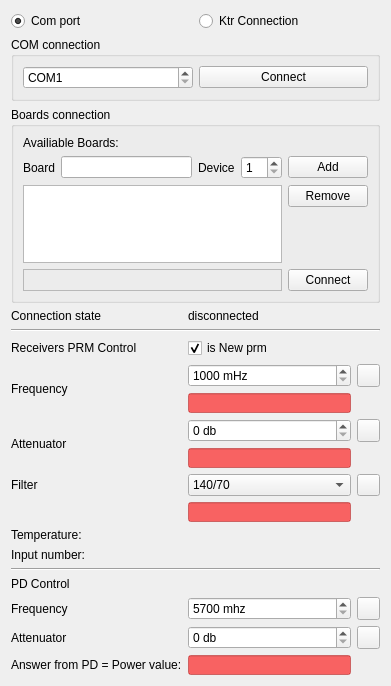
<?xml version="1.0" encoding="UTF-8"?>
<ui version="4.0">
 <class>ComReceiverView</class>
 <widget class="QWidget" name="ComReceiverView">
  <property name="geometry">
   <rect>
    <x>0</x>
    <y>0</y>
    <width>391</width>
    <height>686</height>
   </rect>
  </property>
  <property name="windowTitle">
   <string>Remote Receiver&amp;Tranceiver</string>
  </property>
  <layout class="QGridLayout" name="gridLayout">
   <item row="17" column="1">
    <widget class="QLabel" name="lblTempVal">
     <property name="text">
      <string/>
     </property>
    </widget>
   </item>
   <item row="17" column="0">
    <widget class="QLabel" name="lblTemp">
     <property name="text">
      <string>Temperature:</string>
     </property>
    </widget>
   </item>
   <item row="10" column="1">
    <layout class="QVBoxLayout" name="verticalLayoutFreq"/>
   </item>
   <item row="4" column="0" colspan="3">
    <widget class="QGroupBox" name="groupBoxAddBoard">
     <property name="title">
      <string>Boards connection</string>
     </property>
     <layout class="QGridLayout" name="gridLayout_9">
      <item row="1" column="1">
       <widget class="QLineEdit" name="addBoardLe"/>
      </item>
      <item row="0" column="0" colspan="2">
       <widget class="QLabel" name="label">
        <property name="text">
         <string>Availiable Boards:</string>
        </property>
       </widget>
      </item>
      <item row="2" column="4">
       <layout class="QVBoxLayout" name="verticalLayout_2">
        <item>
         <widget class="QPushButton" name="removeBoardPb">
          <property name="text">
           <string>Remove</string>
          </property>
         </widget>
        </item>
        <item>
         <spacer name="verticalSpacer_5">
          <property name="orientation">
           <enum>Qt::Vertical</enum>
          </property>
          <property name="sizeHint" stdset="0">
           <size>
            <width>20</width>
            <height>40</height>
           </size>
          </property>
         </spacer>
        </item>
       </layout>
      </item>
      <item row="1" column="4">
       <widget class="QPushButton" name="addBoardPb">
        <property name="text">
         <string>Add</string>
        </property>
       </widget>
      </item>
      <item row="3" column="4">
       <widget class="QPushButton" name="pbKtrConnect">
        <property name="text">
         <string>Connect</string>
        </property>
        <property name="checkable">
         <bool>true</bool>
        </property>
       </widget>
      </item>
      <item row="1" column="0">
       <widget class="QLabel" name="label_10">
        <property name="text">
         <string>Board</string>
        </property>
       </widget>
      </item>
      <item row="1" column="3">
       <widget class="QSpinBox" name="sbDevice">
        <property name="minimum">
         <number>1</number>
        </property>
        <property name="maximum">
         <number>12</number>
        </property>
       </widget>
      </item>
      <item row="1" column="2">
       <widget class="QLabel" name="label_11">
        <property name="text">
         <string>Device</string>
        </property>
       </widget>
      </item>
      <item row="2" column="0" colspan="4">
       <widget class="QListWidget" name="addBoardListWidget">
        <property name="sizePolicy">
         <sizepolicy hsizetype="Expanding" vsizetype="Maximum">
          <horstretch>0</horstretch>
          <verstretch>0</verstretch>
         </sizepolicy>
        </property>
        <property name="maximumSize">
         <size>
          <width>16777215</width>
          <height>100</height>
         </size>
        </property>
       </widget>
      </item>
      <item row="3" column="0" colspan="4">
       <widget class="IpAddressControl" name="ktrIpFrame">
        <property name="frameShape">
         <enum>QFrame::StyledPanel</enum>
        </property>
        <property name="frameShadow">
         <enum>QFrame::Raised</enum>
        </property>
       </widget>
      </item>
     </layout>
    </widget>
   </item>
   <item row="3" column="0" colspan="3">
    <widget class="QGroupBox" name="groupBoxCom">
     <property name="title">
      <string>COM connection</string>
     </property>
     <layout class="QGridLayout" name="gridLayout_2">
      <item row="0" column="0">
       <widget class="QSpinBox" name="sbComPort">
        <property name="suffix">
         <string/>
        </property>
        <property name="prefix">
         <string>COM</string>
        </property>
        <property name="minimum">
         <number>1</number>
        </property>
        <property name="maximum">
         <number>65535</number>
        </property>
       </widget>
      </item>
      <item row="0" column="1">
       <widget class="QPushButton" name="pbComConnect">
        <property name="text">
         <string>Connect</string>
        </property>
        <property name="checkable">
         <bool>true</bool>
        </property>
       </widget>
      </item>
     </layout>
    </widget>
   </item>
   <item row="16" column="1">
    <layout class="QVBoxLayout" name="verticalLayoutFilter"/>
   </item>
   <item row="13" column="1">
    <layout class="QVBoxLayout" name="verticalLayoutAtt"/>
   </item>
   <item row="23" column="0">
    <widget class="QLabel" name="label_12">
     <property name="text">
      <string>Answer from PD = Power value:</string>
     </property>
    </widget>
   </item>
   <item row="22" column="1">
    <widget class="QSpinBox" name="pdAtt">
     <property name="suffix">
      <string> db</string>
     </property>
     <property name="maximum">
      <number>60</number>
     </property>
    </widget>
   </item>
   <item row="14" column="2">
    <widget class="QPushButton" name="pbUpPrmFilter">
     <property name="sizePolicy">
      <sizepolicy hsizetype="Fixed" vsizetype="Fixed">
       <horstretch>0</horstretch>
       <verstretch>0</verstretch>
      </sizepolicy>
     </property>
     <property name="maximumSize">
      <size>
       <width>23</width>
       <height>23</height>
      </size>
     </property>
     <property name="text">
      <string/>
     </property>
     <property name="icon">
      <iconset resource="../../app/rc.qrc">
       <normaloff>:/images/ActionsListAdd.png</normaloff>:/images/ActionsListAdd.png</iconset>
     </property>
    </widget>
   </item>
   <item row="11" column="2">
    <widget class="QPushButton" name="pbUpPrmAtt">
     <property name="sizePolicy">
      <sizepolicy hsizetype="Fixed" vsizetype="Fixed">
       <horstretch>0</horstretch>
       <verstretch>0</verstretch>
      </sizepolicy>
     </property>
     <property name="maximumSize">
      <size>
       <width>23</width>
       <height>23</height>
      </size>
     </property>
     <property name="text">
      <string/>
     </property>
     <property name="icon">
      <iconset resource="../../app/rc.qrc">
       <normaloff>:/images/ActionsListAdd.png</normaloff>:/images/ActionsListAdd.png</iconset>
     </property>
    </widget>
   </item>
   <item row="6" column="0" colspan="3">
    <widget class="Line" name="line">
     <property name="orientation">
      <enum>Qt::Horizontal</enum>
     </property>
    </widget>
   </item>
   <item row="12" column="1">
    <widget class="QLineEdit" name="leAnswerAtt">
     <property name="enabled">
      <bool>true</bool>
     </property>
     <property name="maximumSize">
      <size>
       <width>170</width>
       <height>20</height>
      </size>
     </property>
     <property name="styleSheet">
      <string notr="true">background-color: rgba(255, 0, 0, 150);
font: 75 10pt &quot;MS Shell Dlg 2&quot;;</string>
     </property>
     <property name="alignment">
      <set>Qt::AlignCenter</set>
     </property>
    </widget>
   </item>
   <item row="14" column="1">
    <widget class="QComboBox" name="prmFilter">
     <item>
      <property name="text">
       <string>140/70</string>
      </property>
     </item>
     <item>
      <property name="text">
       <string>140/30</string>
      </property>
     </item>
     <item>
      <property name="text">
       <string>140/18</string>
      </property>
     </item>
    </widget>
   </item>
   <item row="5" column="0">
    <widget class="QLabel" name="label_9">
     <property name="text">
      <string>Connection state</string>
     </property>
    </widget>
   </item>
   <item row="11" column="1">
    <widget class="QSpinBox" name="prmAtt">
     <property name="suffix">
      <string> db</string>
     </property>
     <property name="maximum">
      <number>60</number>
     </property>
    </widget>
   </item>
   <item row="5" column="1">
    <widget class="QLabel" name="lblConnectState">
     <property name="text">
      <string>disconnected</string>
     </property>
    </widget>
   </item>
   <item row="9" column="1">
    <widget class="QLineEdit" name="leAnswerFreq">
     <property name="enabled">
      <bool>true</bool>
     </property>
     <property name="maximumSize">
      <size>
       <width>170</width>
       <height>20</height>
      </size>
     </property>
     <property name="styleSheet">
      <string notr="true">background-color: rgba(255, 0, 0, 150);
font: 75 10pt &quot;MS Shell Dlg 2&quot;;</string>
     </property>
     <property name="alignment">
      <set>Qt::AlignCenter</set>
     </property>
    </widget>
   </item>
   <item row="7" column="0">
    <widget class="QLabel" name="label_2">
     <property name="text">
      <string>Receivers PRM Control</string>
     </property>
    </widget>
   </item>
   <item row="22" column="0">
    <widget class="QLabel" name="label_8">
     <property name="text">
      <string>Attenuator</string>
     </property>
    </widget>
   </item>
   <item row="0" column="0" colspan="3">
    <layout class="QHBoxLayout" name="horizontalLayout">
     <item>
      <widget class="QRadioButton" name="radioButtonCom">
       <property name="text">
        <string>Com port</string>
       </property>
       <property name="checked">
        <bool>true</bool>
       </property>
      </widget>
     </item>
     <item>
      <widget class="QRadioButton" name="radioButtonKtr">
       <property name="text">
        <string>Ktr Connection</string>
       </property>
      </widget>
     </item>
    </layout>
   </item>
   <item row="8" column="1">
    <widget class="QSpinBox" name="prmFreq">
     <property name="suffix">
      <string> mHz</string>
     </property>
     <property name="minimum">
      <number>1000</number>
     </property>
     <property name="maximum">
      <number>18000</number>
     </property>
    </widget>
   </item>
   <item row="21" column="1">
    <widget class="QSpinBox" name="pdFreq">
     <property name="suffix">
      <string> mhz</string>
     </property>
     <property name="prefix">
      <string/>
     </property>
     <property name="minimum">
      <number>5700</number>
     </property>
     <property name="maximum">
      <number>5900</number>
     </property>
    </widget>
   </item>
   <item row="11" column="0" rowspan="2">
    <widget class="QLabel" name="label_4">
     <property name="text">
      <string>Attenuator</string>
     </property>
    </widget>
   </item>
   <item row="8" column="2">
    <widget class="QPushButton" name="pbUpPrmFreq">
     <property name="sizePolicy">
      <sizepolicy hsizetype="Fixed" vsizetype="Fixed">
       <horstretch>0</horstretch>
       <verstretch>0</verstretch>
      </sizepolicy>
     </property>
     <property name="maximumSize">
      <size>
       <width>23</width>
       <height>23</height>
      </size>
     </property>
     <property name="text">
      <string/>
     </property>
     <property name="icon">
      <iconset resource="../../app/rc.qrc">
       <normaloff>:/images/ActionsListAdd.png</normaloff>:/images/ActionsListAdd.png</iconset>
     </property>
    </widget>
   </item>
   <item row="15" column="1">
    <widget class="QLineEdit" name="leAnswerFilter">
     <property name="enabled">
      <bool>true</bool>
     </property>
     <property name="maximumSize">
      <size>
       <width>170</width>
       <height>20</height>
      </size>
     </property>
     <property name="styleSheet">
      <string notr="true">background-color: rgba(255, 0, 0, 150);
font: 75 10pt &quot;MS Shell Dlg 2&quot;;</string>
     </property>
     <property name="text">
      <string/>
     </property>
     <property name="alignment">
      <set>Qt::AlignCenter</set>
     </property>
    </widget>
   </item>
   <item row="7" column="1">
    <widget class="QCheckBox" name="isNewPrm">
     <property name="text">
      <string>is New prm</string>
     </property>
     <property name="checked">
      <bool>true</bool>
     </property>
    </widget>
   </item>
   <item row="23" column="1">
    <widget class="QLineEdit" name="leAnswerPDpower">
     <property name="enabled">
      <bool>true</bool>
     </property>
     <property name="maximumSize">
      <size>
       <width>170</width>
       <height>20</height>
      </size>
     </property>
     <property name="styleSheet">
      <string notr="true">background-color: rgba(255, 0, 0, 150);
font: 75 10pt &quot;MS Shell Dlg 2&quot;;</string>
     </property>
     <property name="alignment">
      <set>Qt::AlignCenter</set>
     </property>
    </widget>
   </item>
   <item row="21" column="2">
    <widget class="QPushButton" name="pbPdFreq">
     <property name="maximumSize">
      <size>
       <width>23</width>
       <height>23</height>
      </size>
     </property>
     <property name="text">
      <string/>
     </property>
     <property name="icon">
      <iconset resource="../../app/rc.qrc">
       <normaloff>:/images/ActionsListAdd.png</normaloff>:/images/ActionsListAdd.png</iconset>
     </property>
    </widget>
   </item>
   <item row="22" column="2">
    <widget class="QPushButton" name="pbPdAtt">
     <property name="maximumSize">
      <size>
       <width>23</width>
       <height>23</height>
      </size>
     </property>
     <property name="text">
      <string/>
     </property>
     <property name="icon">
      <iconset resource="../../app/rc.qrc">
       <normaloff>:/images/ActionsListAdd.png</normaloff>:/images/ActionsListAdd.png</iconset>
     </property>
    </widget>
   </item>
   <item row="19" column="0" colspan="3">
    <widget class="Line" name="line_2">
     <property name="orientation">
      <enum>Qt::Horizontal</enum>
     </property>
    </widget>
   </item>
   <item row="14" column="0">
    <widget class="QLabel" name="label_5">
     <property name="text">
      <string>Filter</string>
     </property>
    </widget>
   </item>
   <item row="18" column="0">
    <widget class="QLabel" name="lblInputNum">
     <property name="text">
      <string>Input number:</string>
     </property>
    </widget>
   </item>
   <item row="18" column="1">
    <widget class="QLabel" name="lblInputNumVal">
     <property name="text">
      <string/>
     </property>
    </widget>
   </item>
   <item row="21" column="0">
    <widget class="QLabel" name="label_7">
     <property name="text">
      <string>Frequency</string>
     </property>
    </widget>
   </item>
   <item row="8" column="0" rowspan="2">
    <widget class="QLabel" name="label_3">
     <property name="text">
      <string>Frequency</string>
     </property>
    </widget>
   </item>
   <item row="20" column="0">
    <widget class="QLabel" name="label_6">
     <property name="text">
      <string>PD Control</string>
     </property>
    </widget>
   </item>
   <item row="24" column="1">
    <layout class="QVBoxLayout" name="verticalLayoutPD"/>
   </item>
  </layout>
 </widget>
 <customwidgets>
  <customwidget>
   <class>IpAddressControl</class>
   <extends>QFrame</extends>
   <header>Common/IpAddressControl.h</header>
   <container>1</container>
  </customwidget>
 </customwidgets>
 <resources>
  <include location="../../app/rc.qrc"/>
 </resources>
 <connections/>
</ui>
